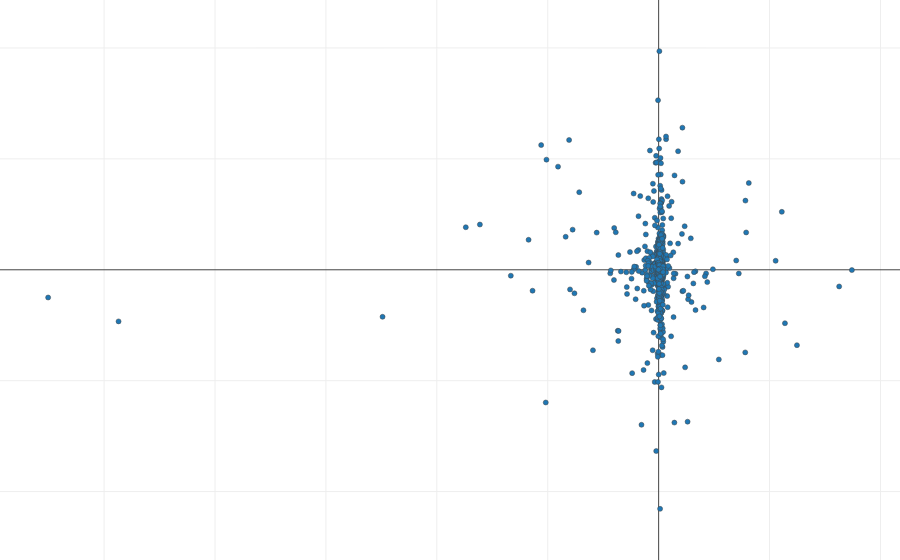

This figure's notebook cell:
### Code cell
plotly.offline.iplot(decomposition.plotly_eigen_phe(d_all, 22 - 1 , 100 - 1))

### Figure 1 — Plotly figure (JSON) as saved in the notebook; plotly's stock layout.template omitted (floating-point values rounded to 4 significant figures; data arrays with more than 128 entries replaced by an {"elided": "..."} marker saying what was removed)
{"data": [{"marker": {"line": {"width": 0.5}, "opacity": 1, "size": 5}, "mode": "markers", "text": {"elided": "2138 str values"}, "type": "scatter", "x": {"elided": "2138 float values"}, "y": {"elided": "2138 float values"}}], "layout": {"hovermode": "closest", "margin": {"b": 0, "l": 0, "r": 0, "t": 0}, "yaxis": {"scaleanchor": "x"}}}
